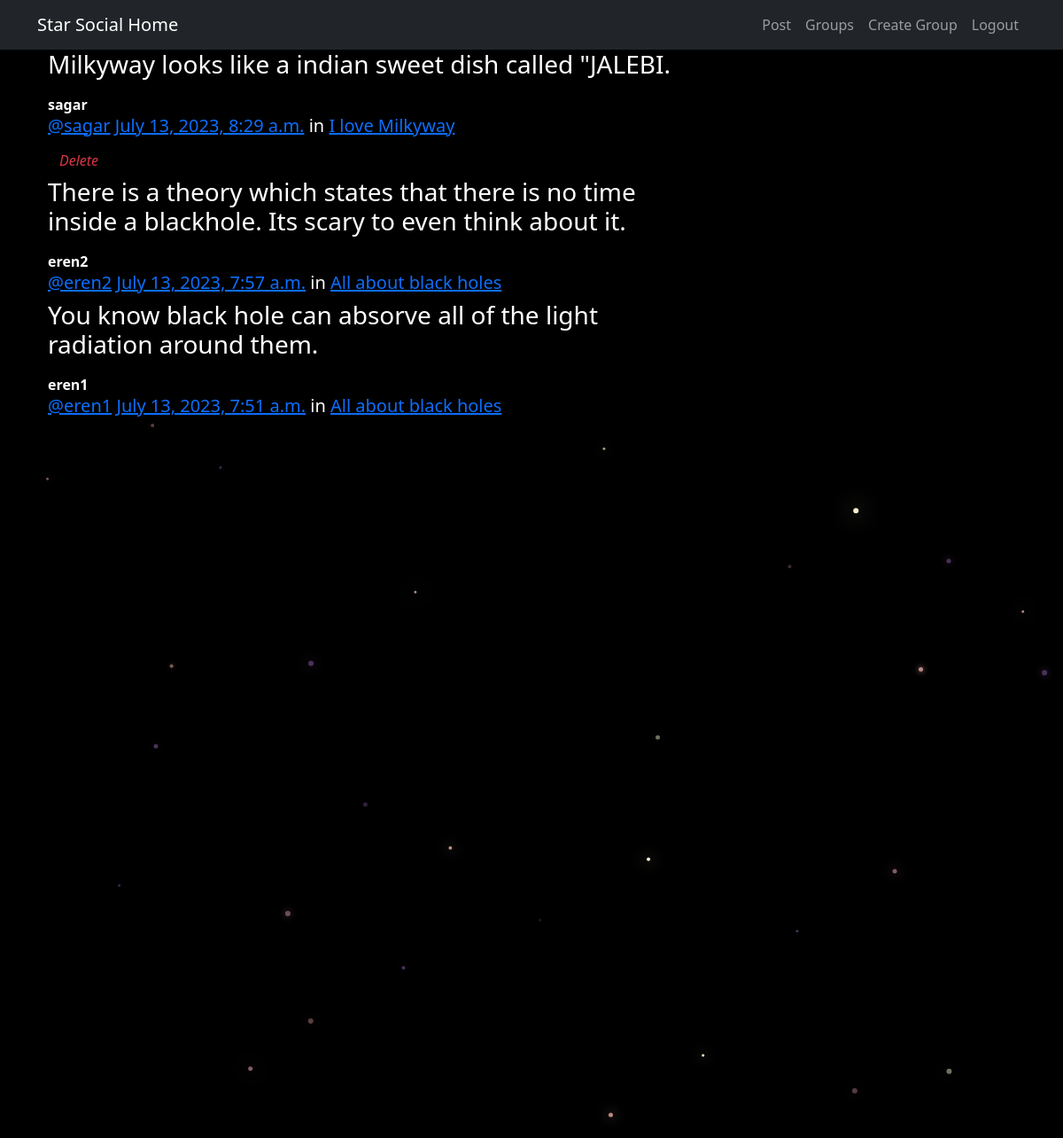
The page /posts/ (signed in) on the database its author committed.
### posts/models.py (models this page shows, shortened)
class Post(models.Model):
    user = models.ForeignKey(User, related_name="posts",on_delete=models.CASCADE)
    created_at = models.DateTimeField(auto_now=True)
    message = models.TextField()
    message_html = models.TextField(editable=False)
    group = models.ForeignKey(Group, related_name="posts",null=True, blank=True,on_delete=models.CASCADE)
    class Meta:
        ordering = ["-created_at"]
        unique_together = ["user", "message"]

### groups/models.py (models this page shows, shortened)
class Group(models.Model):
    name = models.CharField(max_length=255, unique=True)
    slug = models.SlugField(allow_unicode=True, unique=True)
    description = models.TextField(blank=True, default='')
    description_html = models.TextField(editable=False, default='', blank=True)
    members = models.ManyToManyField(User,through="GroupMember")
    class Meta:
        ordering = ["name"]

### posts/views.py (the view)
# urls.py: path("", views.PostList.as_view(), name="all"),
class PostList(SelectRelatedMixin, generic.ListView):
    model = models.Post
    select_related = ("user", "group")

### posts/templates/posts/post_list.html (shortened to what this page needs)
{% extends "posts/post_base.html" %}
{% load humanize %}
{% block post_content %}
<div class="col-md-8">
	{% for post in post_list %}
  {% include "posts/_post.html" %}
	{% endfor %}
</div>
{% endblock %}

### posts/templates/posts/_post.html
<div class="post media">
	<h3>{{ post.message_html|safe }}</h3>
	<div class="media-body">
		<strong>{{ post.user.username }}</strong>
		<h5 class="media-heading">
			<span class="username"><a href="{% url 'posts:for_user' username=post.user.username %}">@{{ post.user.username }}</a></span>
			<time class="time"><a href="{% url 'posts:single' username=post.user.username pk=post.pk %}">{{ post.created_at }}</a></time>
			{% if post.group %}
			<span class="group-name">in <a href="#">{{ post.group.name }}</a></span>
			{% endif %}
		</h5>
		<div class="media-footer">
			{% if user.is_authenticated and post.user == user and not hide_delete %}
				<a href="{% url 'posts:delete' pk=post.pk %}" title="delete" class="btn btn-simple">
					<span class="text-danger" ><i class="bi bi-x">Delete</i></span>
				</a>
			{% endif %}
		</div>
	</div>
</div>

### static/ilovespace/css/master.css (style rules this page uses)
body { margin: 0; overflow: hidden; background-color: black; color:white; }

### rows shown on the page
Post: message_html "Milkyway looks like a indian sweet dish called \"JALEBI.", user.username "sagar", created_at "July 13, 2023, 8:29 a.m.", group.name "I love Milkyway", shows "Delete"
Post: message_html "There is a theory which states that there is no time inside a blackhole. Its scary to even think about it.", user.username "eren2", created_at "July 13, 2023, 7:57 a.m.", group.name "All about black holes"
Post: message_html "You know black hole can absorve all of the light radiation around them.", user.username "eren1", created_at "July 13, 2023, 7:51 a.m.", group.name "All about black holes"
